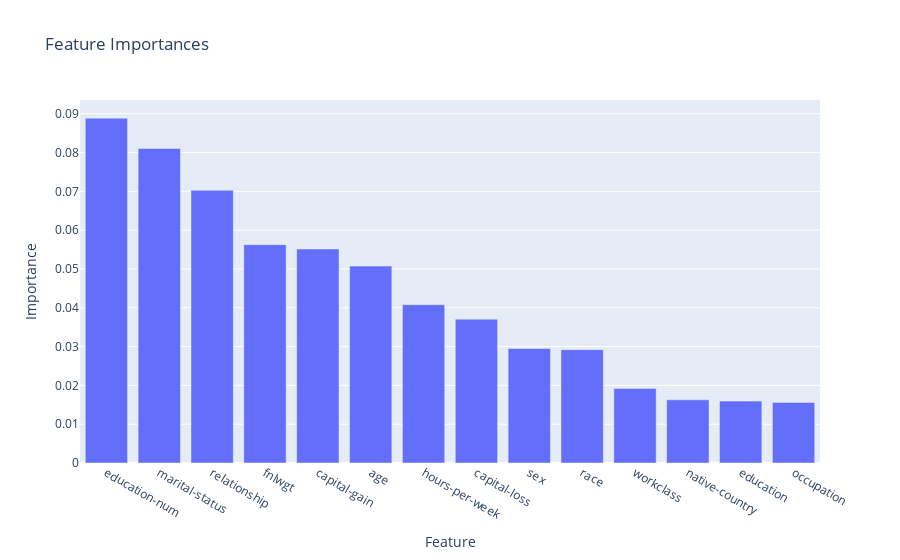

The code cell stored with this chart in its notebook:
### Markdown cell above
> **Note:**  Mean Decrease In Accuracy (MDA)

In addition to Feature Contributions, MDA is a similar metric available in Howso Engine that can be used to gauge feature importance. While Feature Contribution measures the difference in predictions, MDA measures the difference in accuracy. Both have a robust option which is a similar mechanism to `SHAP`.

**`MDA`:** The mean decrease in accuracy of removing a feature.  MDA units are on the same scale as the Action Feature(s), and will be probabilities for categorical features.

### Code cell
# Helper variable for graphing
num_features=10

# Robust Feature Contributions
robust_feature_contributions = t.get_prediction_stats(action_feature=action_features[0], stats=['contribution'])
plot_feature_importances(robust_feature_contributions)

### Figure 1 — Plotly figure (JSON) as saved in the notebook; plotly's stock layout.template omitted (floating-point values rounded to 4 significant figures)
{"data": [{"type": "bar", "x": ["education-num", "marital-status", "relationship", "fnlwgt", "capital-gain", "age", "hours-per-week", "capital-loss", "sex", "race", "workclass", "native-country", "education", "occupation"], "y": [0.08886, 0.08105, 0.07029, 0.05626, 0.05514, 0.05073, 0.04079, 0.03706, 0.0295, 0.02921, 0.01919, 0.01628, 0.01594, 0.01561]}], "layout": {"title": {"text": "Feature Importances"}, "xaxis": {"anchor": "y", "domain": [0, 1], "title": {"text": "Feature"}}, "yaxis": {"anchor": "x", "domain": [0, 1], "title": {"text": "Importance"}}}}
